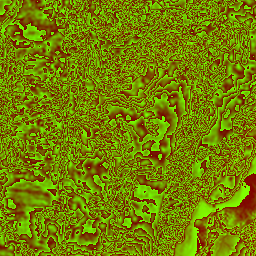
#> input picture libro-hotspots/datos/relieve/6_17_31.png, 256 x 256 px; its folder holds only this picture in this run
$ python regiones_peru.py
#> lines starting #> are read from the running program, lines starting #| are printed output that depends on the picture
"""Calibración Aqua -> Suomi NPP por región natural aproximada de Perú.

Relieve: teselas Terrarium (Mapzen/AWS Open Data), zoom 6, guardadas en datos/relieve/.
Regla de región, por celda de 0,05 grados:
  sierra  elevación >= 2000 m, o celda encerrada entre cumbres de su misma latitud;
  costa   por debajo de 2000 m y al oeste de la cordillera;
  selva   por debajo de 2000 m y al este de la cordillera.
Es una aproximación por relieve, no el mapa oficial de regiones naturales.
Los filtros son los de analizar_peru.py; el total nacional se comprueba contra peru_mensual.csv.
Requiere NumPy y Pillow. Descarga solo las teselas que falten.
"""
from pathlib import Path
from collections import defaultdict
from datetime import datetime, timedelta
from decimal import Decimal, ROUND_FLOOR
import csv
import hashlib
import json
import math
import statistics as st
import subprocess

import numpy as np
from PIL import Image

ROOT = Path(__file__).resolve().parents[1]
RELIEVE = ROOT / 'datos' / 'relieve'
ZOOM = 6
TESELAS_X = range(17, 20)
TESELAS_Y = range(31, 36)
URL = 'https://s3.amazonaws.com/elevation-tiles-prod/terrarium/{z}/{x}/{y}.png'
UMBRAL_SIERRA = 2000
ANIOS = range(2013, 2025)
AJUSTE = [2018, 2019, 2020]
PRUEBA = [2021, 2022]
MESES = range(1, 13)
REGIONES = ['costa', 'sierra', 'selva']


def cargar_relieve():
    RELIEVE.mkdir(parents=True, exist_ok=True)
    mosaico = np.zeros((256 * len(TESELAS_Y), 256 * len(TESELAS_X)))
    huellas = []
    for a, x in enumerate(TESELAS_X):
        for b, y in enumerate(TESELAS_Y):
            p = RELIEVE / f'{ZOOM}_{x}_{y}.png'
            if not p.exists():
                subprocess.run(['curl', '-sS', '--fail', '-m', '90', '-o', str(p),
                                URL.format(z=ZOOM, x=x, y=y)], check=True)
            rgb = np.asarray(Image.open(p).convert('RGB'), dtype=float)
            mosaico[256 * b:256 * (b + 1), 256 * a:256 * (a + 1)] = (
                rgb[:, :, 0] * 256 + rgb[:, :, 1] + rgb[:, :, 2] / 256 - 32768)
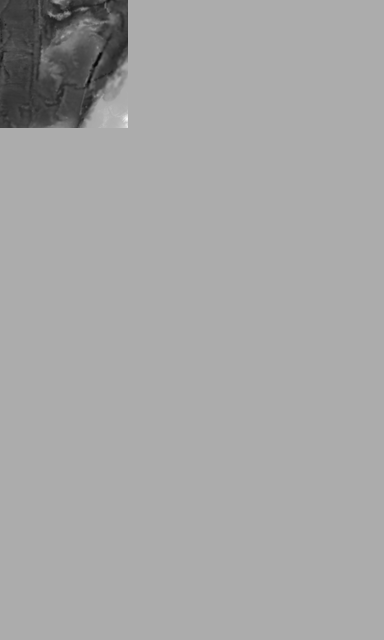
#> mosaico: shape (1280, 768) float64 (shown at 1/2 size); min -5131, max 2455, mean -177.7; drawn with min black and max white
            huellas.append({'archivo': p.name, 'url': URL.format(z=ZOOM, x=x, y=y),
                            'sha256': hashlib.sha256(p.read_bytes()).hexdigest()})
    return mosaico, huellas


# [72 lines left out: functions elevacion, clasificar, leer_celdas_dia, ajustar_unica, ajustar_potencia, not called in this run]


def main():
    mosaico, huellas = cargar_relieve()
    region = clasificar(mosaico)
    for nombre, lat, lon, esperada in [('Lima', -12.05, -77.04, 'costa'), ('Huancayo', -12.07, -75.21, 'sierra'),
                                       ('Cusco', -13.52, -71.97, 'sierra'), ('Pucallpa', -8.38, -74.55, 'selva'),
                                       ('Iquitos', -3.75, -73.25, 'selva'), ('Piura', -5.19, -80.63, 'costa'),
                                       ('Puerto Maldonado', -12.59, -69.19, 'selva')]:
        obtenida = region(int((lat + 90) * 20), int((lon + 180) * 20))
        assert obtenida == esperada, (nombre, obtenida)
    c = leer_celdas_dia(region)

    with (ROOT / 'datos' / 'peru_mensual.csv').open() as f:
        nacional = {(r['sensor'], int(r['anio']), int(r['mes'])): int(r['celdas_dia']) for r in csv.DictReader(f)}
    for (sensor, anio, mes), total in nacional.items():
        assert sum(c.get((sensor, reg, anio, mes), 0) for reg in REGIONES) == total, (sensor, anio, mes)

    filas = [{'sensor': s, 'region': reg, 'anio': y, 'mes': m, 'celdas_dia': c.get((s, reg, y, m), 0)}
             for s in ('Aqua', 'SNPP') for reg in REGIONES for y in ANIOS for m in MESES]
    with (ROOT / 'datos' / 'peru_regiones_mensual.csv').open('w', newline='') as f:
        w = csv.DictWriter(f, fieldnames=list(filas[0]))
        w.writeheader()
        w.writerows(filas)

    resumen = {'regla': f'sierra >= {UMBRAL_SIERRA} m o entre cumbres; costa al oeste; selva al este',
               'relieve': huellas, 'ajuste': AJUSTE, 'prueba': PRUEBA, 'regiones': {}}
    obs_total = defaultdict(float)
    est_total = {'unica': defaultdict(float), 'potencia': defaultdict(float)}
    for reg in REGIONES:
        pu, unica = ajustar_unica(c, reg)
        pp, pot = ajustar_potencia(c, reg)
        info = {'aqua_ajuste': sum(c.get(('Aqua', reg, y, m), 0) for y in AJUSTE for m in MESES),
                'viirs_ajuste': sum(c.get(('SNPP', reg, y, m), 0) for y in AJUSTE for m in MESES),
                'unica': pu, 'potencia': pp}
        for nombre, modelo in [('unica', unica), ('potencia', pot)]:
            err, obs = [], []
            for y in PRUEBA:
                for m in MESES:
                    o = c.get(('SNPP', reg, y, m), 0)
                    e = modelo(c.get(('Aqua', reg, y, m), 0))
                    err.append(e - o)
                    obs.append(o)
                    est_total[nombre][y, m] += e
                    if nombre == 'unica':
                        obs_total[y, m] += o
            info[f'wape_{nombre}'] = 100 * sum(abs(e) for e in err) / sum(obs)
            info[f'sesgo_{nombre}'] = st.mean(err)
        resumen['regiones'][reg] = info
    total_obs = sum(obs_total.values())
    resumen['suma_regional'] = {n: 100 * sum(abs(est_total[n][k] - obs_total[k]) for k in obs_total) / total_obs
                                for n in est_total}
    (ROOT / 'datos' / 'peru_regiones.json').write_text(json.dumps(resumen, ensure_ascii=False, indent=2) + '\n')

    def num(v, d):
        return '\\num{' + f'{v:.{d}f}' + '}'
    macros = {}
    for reg in REGIONES:
        r = resumen['regiones'][reg]
        t = reg.capitalize()
        macros[f'Reg{t}Aqua'] = num(r['aqua_ajuste'], 0)
        macros[f'Reg{t}VIIRS'] = num(r['viirs_ajuste'], 0)
        macros[f'Reg{t}Razon'] = num(r['unica']['r'], 2)
        macros[f'Reg{t}Alfa'] = num(r['potencia']['alfa'], 1)
        macros[f'Reg{t}Beta'] = num(r['potencia']['beta'], 2)
        macros[f'Reg{t}WapeUnica'] = num(r['wape_unica'], 1)
        macros[f'Reg{t}WapePot'] = num(r['wape_potencia'], 1)
    macros['RegSumaUnica'] = num(resumen['suma_regional']['unica'], 1)
    macros['RegSumaPot'] = num(resumen['suma_regional']['potencia'], 1)
    (ROOT / 'datos' / 'peru_regiones_macros.tex').write_text(
        '\n'.join('\\newcommand{\\' + k + '}{' + v + '}' for k, v in macros.items()) + '\n')

    for reg in REGIONES:
        r = resumen['regiones'][reg]
        print(f"{reg:7s} Aqua {r['aqua_ajuste']:6d} VIIRS {r['viirs_ajuste']:6d} razón {r['unica']['r']:5.2f} "
              f"alfa {r['potencia']['alfa']:6.1f} beta {r['potencia']['beta']:.2f} "
              f"WAPE única {r['wape_unica']:5.1f} potencia {r['wape_potencia']:5.1f}")
    print('suma de regiones frente al total nacional, WAPE:', resumen['suma_regional'])


if __name__ == '__main__':
#> (the run stopped early here; a loop or call above may not have finished)
